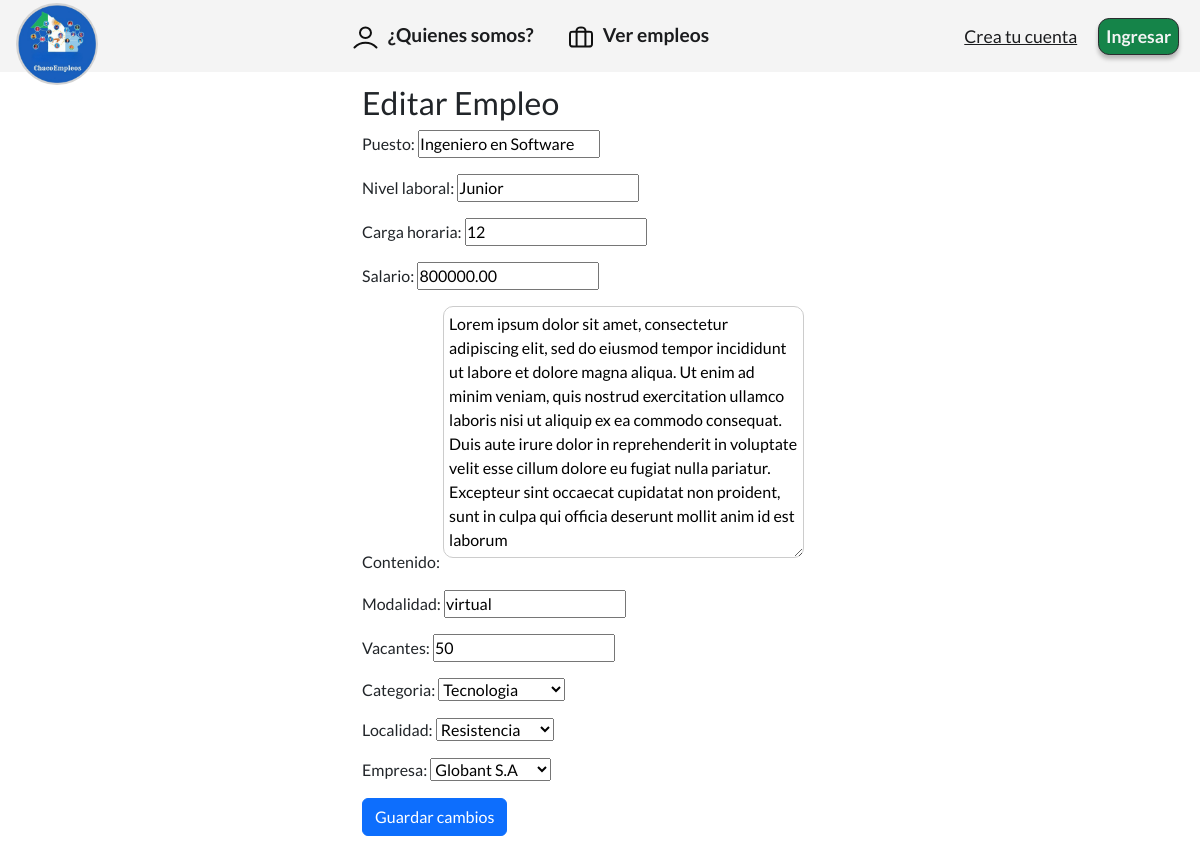
Page /empleos/editar_empleo/9/ on the committed database.
### apps/empleos/models.py (models this page shows, shortened)
class Empleo(models.Model):
    puesto = models.CharField(max_length=40,null=False)
    empresa = models.ForeignKey(Empresa, on_delete=models.CASCADE)
    contenido = models.TextField()
    localidad = models.ForeignKey(Localidad,on_delete=models.CASCADE)
    salario = models.DecimalField(max_digits=10,decimal_places=2)
    nivel_laboral = models.CharField(max_length=20)
    carga_horaria = models.IntegerField()
    fecha_publicacion = models.DateTimeField(default=timezone.now)
    modalidad = models.CharField(max_length=20)
    vacantes = models.IntegerField()
    categoria = models.ForeignKey(Categorias,on_delete=models.CASCADE)
    class Meta:
        ordering = ('-fecha_publicacion',)

### apps/empleos/views.py (the view)
# urls.py: path('editar_empleo/<int:pk>/', EditarEmpleo.as_view(), name='editar_empleo' ),
class EditarEmpleo(UpdateView, LoginRequiredMixin):
    model = Empleo
    form_class = EmpleoForm
    template_name = 'empleos/editar_empleos.html'
    success_url = reverse_lazy('apps.empleos:mis_empleos')

### apps/empleos/forms.py
class EmpleoForm(forms.ModelForm):
    class Meta:
        model = Empleo
        fields = ['puesto', 'nivel_laboral', 'carga_horaria', 'salario',
                  'contenido', 'modalidad', 'vacantes', 'categoria', 'localidad', 'empresa']

### apps/empleos/models.py (called while the page is built)
    def __str__(self) -> str:
        return self.nombre

    def __str__(self) -> str:
        return self.nombre

    def __str__(self):
        return self.nombre

### templates/empleos/editar_empleos.html (shortened to what this page needs)
{% extends 'base.html' %}
{% load static %}
{% block contenido %}
    <div class="container">
        <h2>Editar Empleo</h2>
        <form enctype="multipart/form-data" method="post">{% csrf_token %}
            {{ form.as_p }}
            <button type="submit" class="btn btn-primary mb-3">Guardar cambios</button>
        </form>
    </div>
{% endblock %}

### static/css/estilos.css (style rules this page uses)
* { padding: 0; margin: 0; box-sizing: border-box; font-family: 'Lato', sans-serif; font-size: 16px; }
.container { max-width: 500px; margin-left: auto; margin-right: auto; }
.form_empleo input,textarea { border: 1px solid #ccc; border-radius: 10px; padding: 5px; margin-bottom: 10px; }

### rows in the picture
Empleo: puesto "Ingeniero en Software", nivel_laboral "Junior", carga_horaria "12", salario "800000.00", contenido "Lorem ipsum dolor sit amet, consectetur adipiscing elit, sed do eiusmod tempor incididunt ut labore et dolore magna aliqua. Ut enim ad minim veniam, quis nostrud exercitation ullamco laboris nisi ut aliquip ex ea commodo consequat. Duis aute irure dolor in reprehenderit in voluptate velit esse cillum dolore eu fugiat nulla pariatur. Excepteur sint occaecat cupidatat non proident, sunt in culpa qui officia deserunt mollit anim id est laborum", modalidad "virtual", vacantes "50", categoria "Tecnologia", localidad "Resistencia", empresa "Globant S.A"
